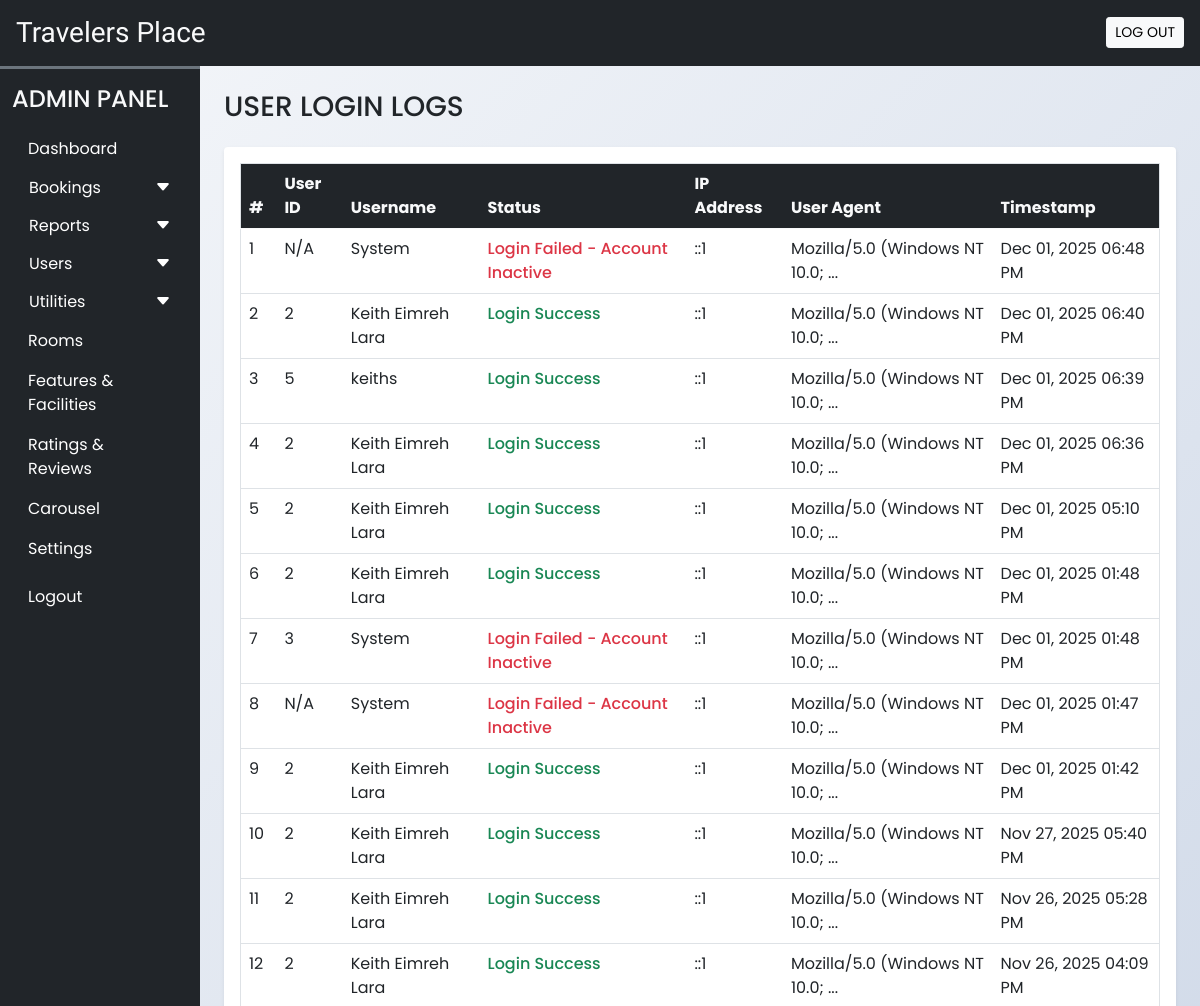
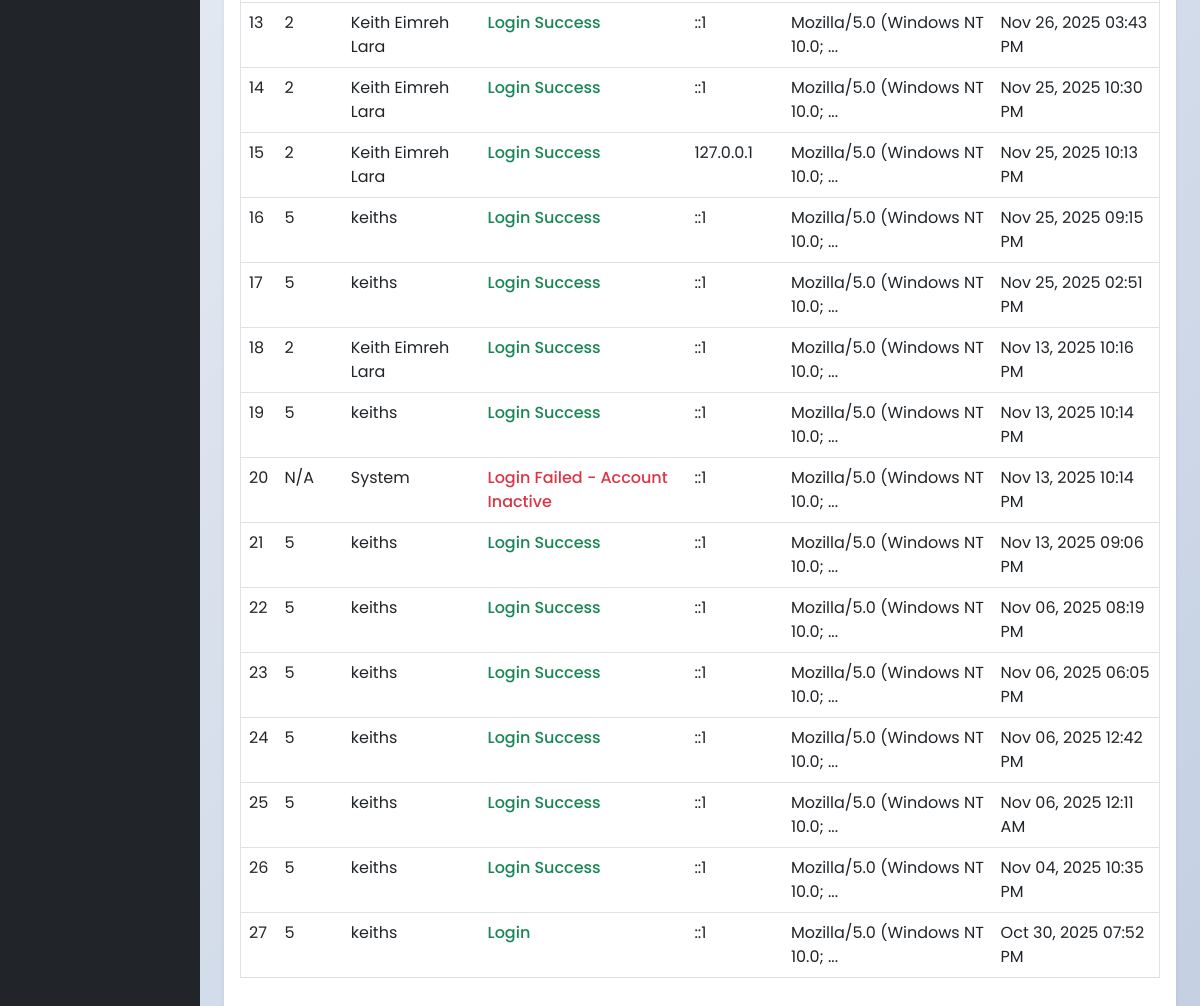
Before: /admin/user_login_logs.php (signed in) with the older database file (2 pictures, top to bottom).
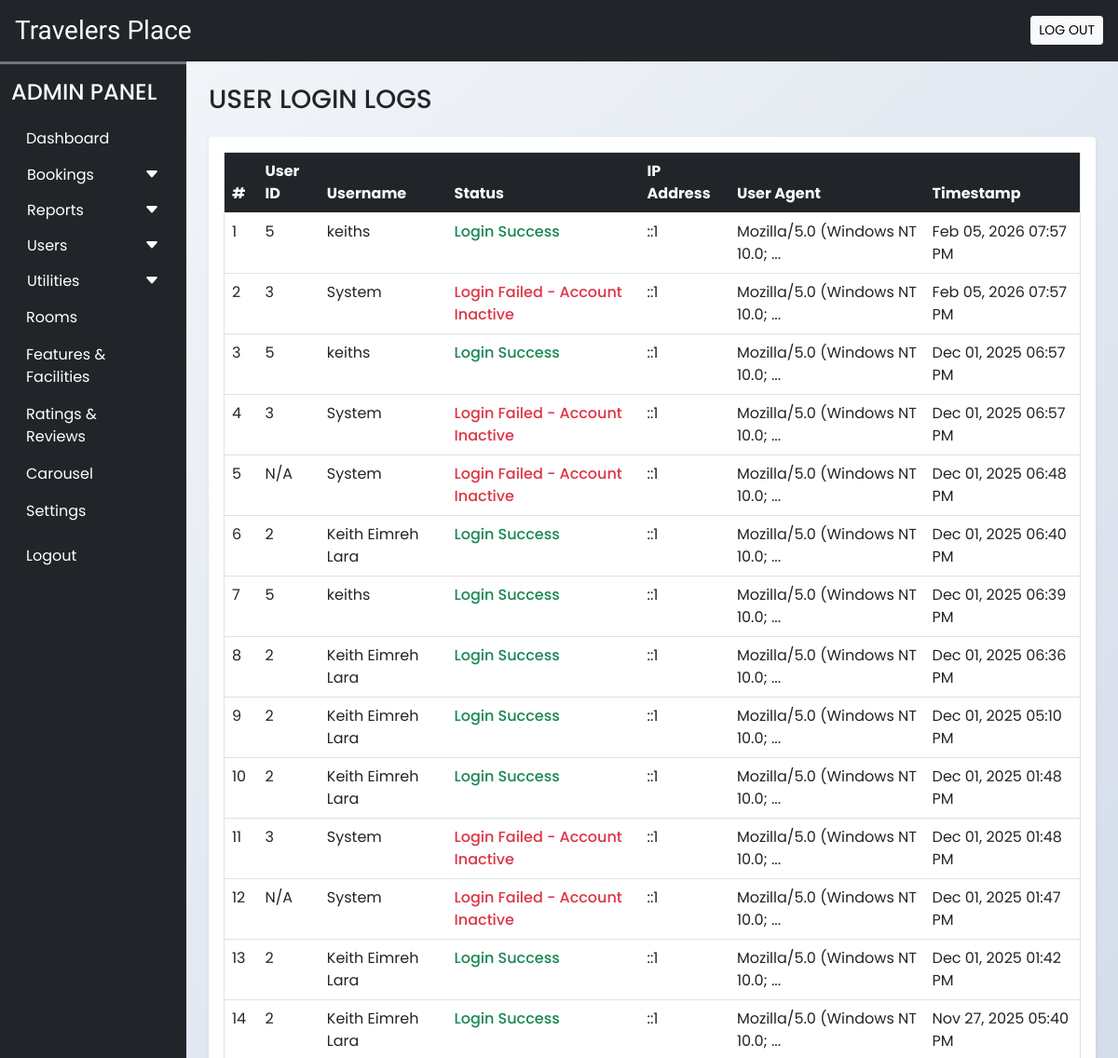
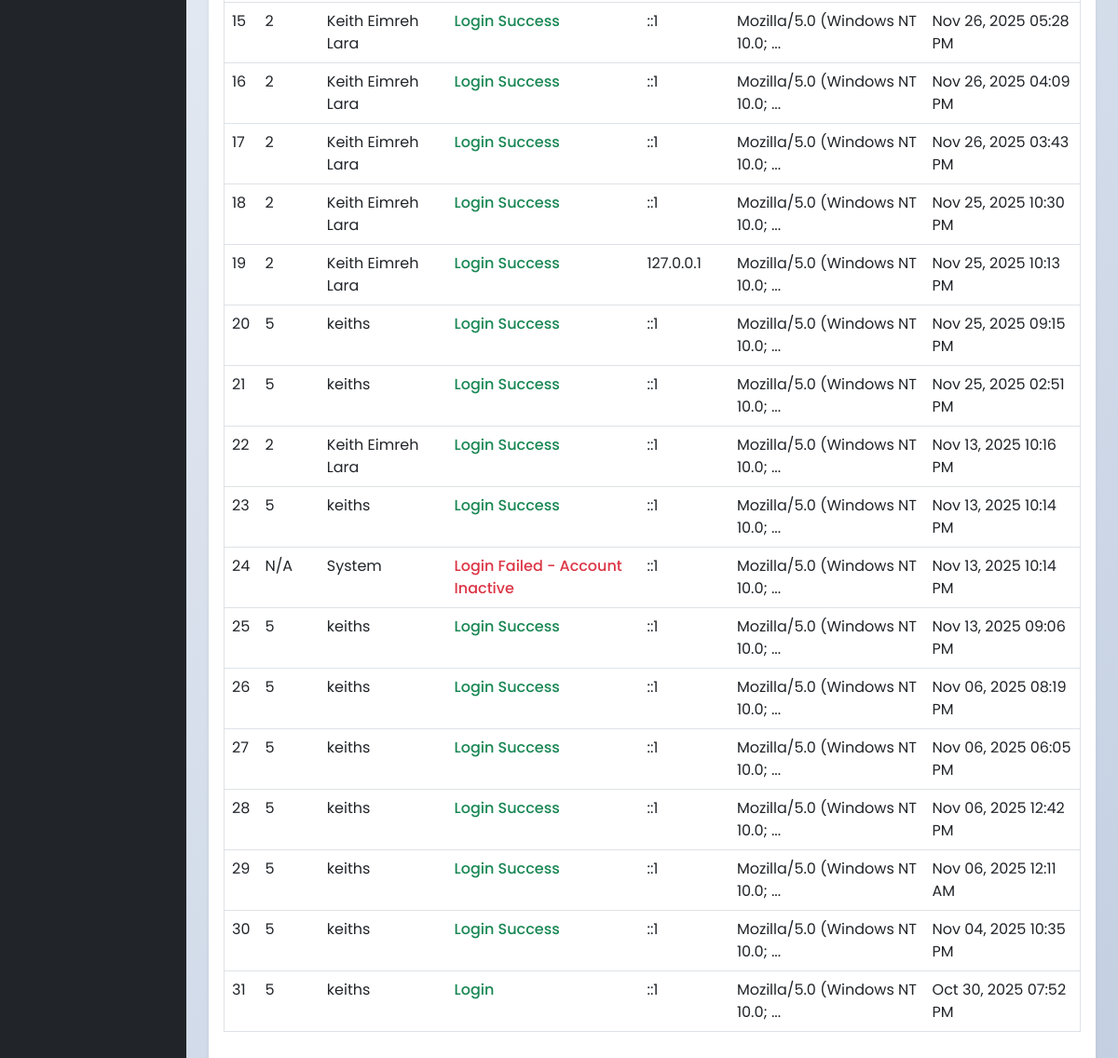
After: the same page with the newer database file (2 pictures, top to bottom).
### tables this page shows
CREATE TABLE `activity_logs` (
  `id` int(11) NOT NULL AUTO_INCREMENT,
  `user_id` int(11) DEFAULT NULL,
  `user_name` varchar(100) NOT NULL,
  `action` varchar(100) NOT NULL,
  `details` text DEFAULT NULL,
  `ip_address` varchar(45) DEFAULT NULL,
  `user_agent` text DEFAULT NULL,
  `created_at` timestamp NOT NULL DEFAULT current_timestamp(),
  PRIMARY KEY (`id`),
  KEY `idx_user_id` (`user_id`),
  KEY `idx_created_at` (`created_at`)
);

### admin/user_login_logs.php (the view, shortened to what this page needs)
<!DOCTYPE html>
<html lang="en">
<head>
  <?php require('inc/links.php'); ?>
  <link rel="stylesheet" href="https://cdn.datatables.net/1.13.6/css/dataTables.bootstrap5.min.css">
</head>
<body class="bg-light">
  <?php require('inc/header.php'); ?>
  <div class="container-fluid" id="main-content">
    <div class="row">
      <div class="col-lg-10 ms-auto p-4 overflow-hidden">
        <h3 class="mb-4">USER LOGIN LOGS</h3>
        <div class="card border-0 shadow-sm mb-4">
          <div class="card-body">
            <div class="table-responsive">
              <table class="table table-hover border" id="login-logs-table">
                <thead class="bg-dark text-light">
                  <tr>
                    <th>#</th>
                    <th>User ID</th>
                    <th>Username</th>
                    <th>Status</th>
                    <th>IP Address</th>
                    <th>User Agent</th>
                    <th>Timestamp</th>
                  </tr>
                </thead>
                <tbody>
                  <?php
                  $con = $GLOBALS['con'];
                  $query = "SELECT * FROM `activity_logs`
                           WHERE `action` LIKE 'Login%'
                           ORDER BY `created_at` DESC";
                  $res = mysqli_query($con, $query);
                  $i = 1;
                  while($row = mysqli_fetch_assoc($res)) {
                    $statusClass = strpos($row['action'], 'Failed') !== false ? 'status-failed' : 'status-success';
                    echo "
                    <tr>
                      <td>$i</td>
                      <td>" . ($row['user_id'] ?: 'N/A') . "</td>
                      <td>" . htmlspecialchars($row['user_name']) . "</td>
                      <td class='$statusClass'>" . htmlspecialchars($row['action']) . "</td>
                      <td>" . htmlspecialchars($row['ip_address']) . "</td>
                      <td title='" . htmlspecialchars($row['user_agent']) . "'>" .
                         (strlen($row['user_agent']) > 30 ?
                          substr(htmlspecialchars($row['user_agent']), 0, 30) . '...' :
                          htmlspecialchars($row['user_agent'])) .
                      "</td>
                      <td>" . date('M d, Y h:i A', strtotime($row['created_at'])) . "</td>
                    </tr>
                    ";
                    $i++;
                  }
                  ?>
                </tbody>
              </table>
            </div>
          </div>
        </div>
      </div>
    </div>
  </div>
</body>
</html>

### admin/inc/links.php (shortened to what this page needs)
<link rel="stylesheet" href="https://cdn.jsdelivr.net/npm/bootstrap-icons@1.9.1/font/bootstrap-icons.css">
<link href="https://cdn.jsdelivr.net/npm/bootstrap@5.0.2/dist/css/bootstrap.min.css" rel="stylesheet">
<link rel="stylesheet" href="css/common.css?v=<?php echo filemtime('css/common.css'); ?>">

### admin/inc/header.php (shortened to what this page needs)
<?php
  $admin_role = $_SESSION['adminRole'] ?? 'admin';
?>
<div class="container-fluid bg-dark text-light p-3 d-flex align-items-center justify-content-between sticky-top">
  <h3 class="mb-0 h-font">Travelers Place</h3>
  <a href="logout.php" id="admin-logout" class="btn btn-light btn-sm">LOG OUT</a>
</div>
<div class="col-lg-2 bg-dark border-top border-3 border-secondary" id="dashboard-menu">
  <nav class="navbar navbar-expand-lg navbar-dark">
    <div class="container-fluid flex-lg-column align-items-stretch">
      <h4 class="mt-2 text-light">ADMIN PANEL</h4>
      <div class="collapse navbar-collapse flex-column align-items-stretch mt-2" id="adminDropdown">
        <ul class="nav nav-pills flex-column">
          <li class="nav-item">
            <a class="nav-link text-white" href="dashboard.php">Dashboard</a>
          </li>
          <button class="btn text-white px-3 w-100 shadow-none text-start d-flex align-items-center justify-content-between" type="button" data-bs-toggle="collapse" data-bs-target="#bookingLinks">
            <span>Bookings</span>
            <span><i class="bi bi-caret-down-fill"></i></span>
          </button>
          <button class="btn text-white px-3 w-100 shadow-none text-start d-flex align-items-center justify-content-between" type="button" data-bs-toggle="collapse" data-bs-target="#reportsLinks">
            <span>Reports</span>
            <span><i class="bi bi-caret-down-fill"></i></span>
          </button>
          <?php if($admin_role === 'admin'): ?>
            <button class="btn text-white px-3 w-100 shadow-none text-start d-flex align-items-center justify-content-between" type="button" data-bs-toggle="collapse" data-bs-target="#usersLinks">
              <span>Users</span>
              <span><i class="bi bi-caret-down-fill"></i></span>
            </button>
            <button class="btn text-white px-3 w-100 shadow-none text-start d-flex align-items-center justify-content-between" type="button" data-bs-toggle="collapse" data-bs-target="#utilitiesLinks">
              <span>Utilities</span>
              <span><i class="bi bi-caret-down-fill"></i></span>
            </button>
            <li class="nav-item">
              <a class="nav-link text-white" href="rooms.php">Rooms</a>
            </li>
            <li class="nav-item">
              <a class="nav-link text-white" href="features_facilities.php">Features & Facilities</a>
            </li>
            <li class="nav-item">
              <a class="nav-link text-white" href="rate_review.php">Ratings & Reviews</a>
            </li>
            <li class="nav-item">
              <a class="nav-link text-white" href="carousel.php">Carousel</a>
            </li>
            <li class="nav-item">
              <a class="nav-link text-white" href="settings.php">Settings</a>
            </li>
          <?php else: ?>
            <li class="nav-item">
              <a class="nav-link text-white" href="change_password.php">Change Password</a>
            </li>
          <?php endif; ?>
          <li class="nav-item mt-2">
            <a class="nav-link text-white" href="logout.php">Logout</a>
          </li>
        </ul>
      </div>
    </div>
  </nav>
</div>

### admin/css/common.css (style rules this page uses)
:root { --teal: #2ec1ac; --teal_hover: #279e8c; }
* { font-family: 'Poppins', sans-serif; }
.h-font { font-family: 'Merienda', cursive; }
#dashboard-menu { position: fixed; height: 100%; z-index: 11; }
body.bg-light { background: linear-gradient(135deg, #f5f7fa 0%, #c3cfe2 100%); min-height: 100vh; }

### admin/user_login_logs.php (style rules this page uses)
.status-success { color: #198754; font-weight: 500; }
.status-failed { color: #dc3545; font-weight: 500; }

Changed rows visible on the page:
added activity_logs: user "5", user_name "keiths", action "Login Success", ip_address "::1", user_agent "Mozilla/5.0 (Windows NT 10.0;", created_at "Feb 05, 2026 07:57 PM"
added activity_logs: user "3", user_name "System", action "Login Failed - Account Inactive", ip_address "::1", user_agent "Mozilla/5.0 (Windows NT 10.0;", created_at "Feb 05, 2026 07:57 PM"
added activity_logs: user "5", user_name "keiths", action "Login Success", ip_address "::1", user_agent "Mozilla/5.0 (Windows NT 10.0;", created_at "Dec 01, 2025 06:57 PM"
added activity_logs: user "3", user_name "System", action "Login Failed - Account Inactive", ip_address "::1", user_agent "Mozilla/5.0 (Windows NT 10.0;", created_at "Dec 01, 2025 06:57 PM"
